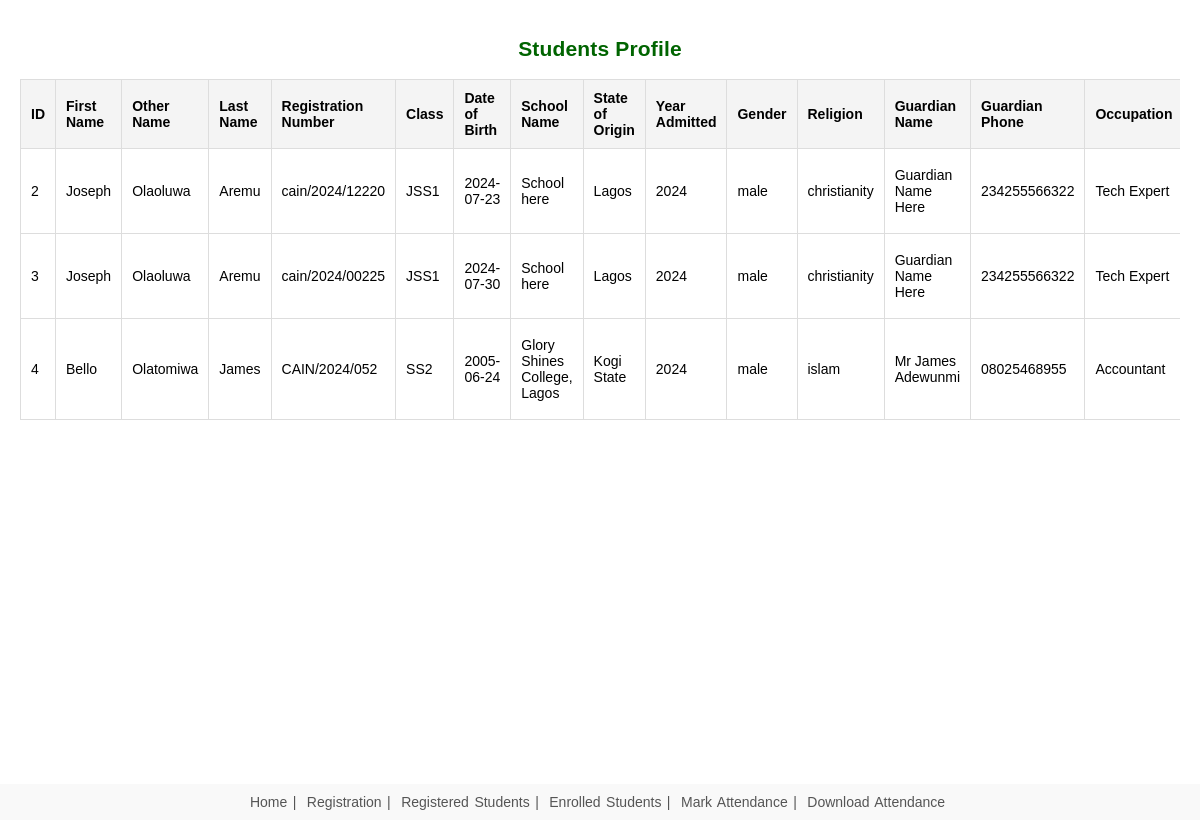
The app's page /ams/registered_std.php with its own data.
### tables this page shows
CREATE TABLE `student_profile` (
  `id` int(11) NOT NULL,
  `first_name` varchar(100) NOT NULL,
  `other_name` varchar(100) NOT NULL,
  `last_name` varchar(100) NOT NULL,
  `reg_number` varchar(50) NOT NULL,
  `class` enum('JSS1','JSS2','JSS3','SS1','SS2','SS3') NOT NULL,
  `dob` date NOT NULL,
  `name_of_school` varchar(255) NOT NULL,
  `state_of_origin` varchar(100) NOT NULL,
  `year_admitted` varchar(10) NOT NULL,
  `gender` enum('male','female') NOT NULL,
  `religion` enum('christianity','islam') NOT NULL,
  `guardian_name` varchar(100) NOT NULL,
  `guardian_phone` varchar(20) NOT NULL,
  `occupation` varchar(120) NOT NULL,
  `guardian_address` varchar(255) NOT NULL,
  `enrollment_status` enum('enrolled','unenrolled') DEFAULT 'unenrolled'
);

### ams/registered_std.php (the view, shortened to what this page needs)
<?php
include './include/db.php';
$result = $conn->query("SELECT * FROM student_profile");
?>
<!DOCTYPE html>
<html lang="en">
<head>
<link rel="stylesheet" type="text/css" href="./css/styling.css">
</head>
<body>
    <div class="table-wrap" style="overflow: auto;">
        <h2 class="page-heading">Students Profile</h2>
        <table border="1">
            <tr>
                <th>ID</th>
                <th>First Name</th>
                <th>Other Name</th>
                <th>Last Name</th>
                <th>Registration Number</th>
                <th>Class</th>
                <th>Date of Birth</th>
                <th>School Name</th>
                <th>State of Origin</th>
                <th>Year Admitted</th>
                <th>Gender</th>
                <th>Religion</th>
                <th>Guardian Name</th>
                <th>Guardian Phone</th>
                <th>Occupation</th>
            </tr>
            <?php while ($row = $result->fetch_assoc()): ?>
            <tr>
                <td><?php echo $row['id']; ?></td>
                <td><?php echo $row['first_name']; ?></td>
                <td><?php echo $row['other_name']; ?></td>
                <td><?php echo $row['last_name']; ?></td>
                <td><?php echo $row['reg_number']; ?></td>
                <td><?php echo $row['class']; ?></td>
                <td><?php echo $row['dob']; ?></td>
                <td><?php echo $row['name_of_school']; ?></td>
                <td><?php echo $row['state_of_origin']; ?></td>
                <td><?php echo $row['year_admitted']; ?></td>
                <td><?php echo $row['gender']; ?></td>
                <td><?php echo $row['religion']; ?></td>
                <td><?php echo $row['guardian_name']; ?></td>
                <td><?php echo $row['guardian_phone']; ?></td>
                <td><?php echo $row['occupation']; ?></td>
            </tr>
            <?php endwhile; ?>
        </table>
    </div>
    <?php include "footer.php"; ?>
</body>
</html>

### ams/footer.php
<footer class="footer-nav-bar">
    <a href="index.php">Home | </a>
    <a href="registration.php">Registration | </a>
    <a href="registered_std.php">Registered Students | </a>
    <a href="enrolled_students.php">Enrolled Students | </a>
    <a href="mark_attendance.php">Mark Attendance | </a>
    <a href="download_att.php">Download Attendance</a>
</footer>

### ams/css/styling.css (style rules this page uses)
body { margin: 0; height: 100vh; padding: 0; font-family: system-ui, -apple-system, BlinkMacSystemFont, 'Segoe UI', Roboto, Oxygen, Ubuntu, Cantarell, 'Open Sans', 'Helvetica Neue', sans-serif; box-sizing: border-box; }
.table-wrap { overflow: auto; margin: 20px; }
table { width: 98%; border-collapse: collapse; margin: 0 auto; }
th, td { padding: 10px; border: 1px solid #ddd; text-align: left; }
th { background-color: #f4f4f4; }
.footer-nav-bar { position: fixed; bottom: 0; width: 100%; background-color:#f9f9f9; color: white; padding: 10px 0; text-align: center; }
.footer-nav-bar a { text-decoration: none; color: #555; word-spacing: .1rem; margin-right: 5px; }

### ams/registered_std.php (style rules this page uses)
body { margin: 0; padding: 0; font-family: sans-serif; font-size: 14px; }
.page-heading { text-align: center; color: darkgreen; letter-spacing: .01rem; }
.table-wrap { overflow: auto; margin: 20px; }
table { width: 100%; border-collapse: collapse; }
th, td { padding: 10px; border: 1px solid #ddd; text-align: left; }
th { background-color: #f4f4f4; }

### records on screen
student_profile: id "2", first_name "Joseph", other_name "Olaoluwa", last_name "Aremu", reg_number "cain/2024/12220", class "JSS1", dob "2024-07-23", name_of_school "School here", state_of_origin "Lagos", year_admitted "2024", gender "male", religion "christianity", guardian_name "Guardian Name Here", guardian_phone "234255566322", occupation "Tech Expert"
student_profile: id "3", first_name "Joseph", other_name "Olaoluwa", last_name "Aremu", reg_number "cain/2024/00225", class "JSS1", dob "2024-07-30", name_of_school "School here", state_of_origin "Lagos", year_admitted "2024", gender "male", religion "christianity", guardian_name "Guardian Name Here", guardian_phone "234255566322", occupation "Tech Expert"
student_profile: id "4", first_name "Bello", other_name "Olatomiwa", last_name "James", reg_number "CAIN/2024/052", class "SS2", dob "2005-06-24", name_of_school "Glory Shines College, Lagos", state_of_origin "Kogi State", year_admitted "2024", gender "male", religion "islam", guardian_name "Mr James Adewunmi", guardian_phone "08025468955", occupation "Accountant"
